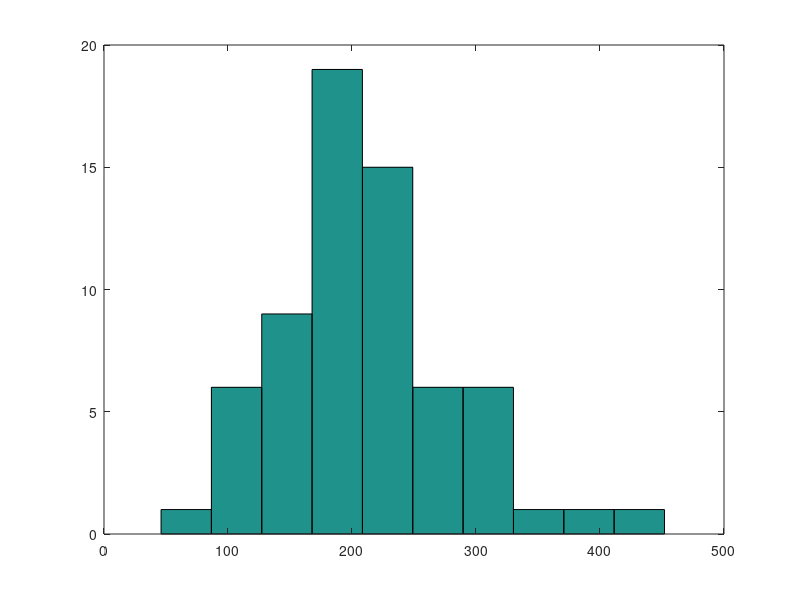

The MATLAB script that drew this image: (Note: this script raises an error after producing the figure.)
clc
close all
clear all
disp('PCB in Yolks of Pelican Eggs, Book exercise page 882') 
% PCB in Yolks of Pelican Eggs.
% A well known data set for testing agreement with normal distribution comes from
% Risebrough (1972) who explored concentrations of polychlorinated biphenyl (PCB)
% in yolk lipids of pelican eggs. For  n=65   pelicans from Anacapa Island 
% (north-west of LA), the concentrations of PCB were
%   
dataset=[452   184   115   315   139   177   214   356   166   246   177   289   175 ... 
   296   205   324   260   188   208   109   204    89    320   256   138   198  ...
   191   193   316   122   305   203   396   250   230   214    46   256   204 ...
   150   218   261   143   229   173   132   175   236   220   212   119   144 ...
   147   171   216   232   216   164   185   216   199   236  237   206  87 ];

%% Pearson's Chi-Square Test
n = length(dataset);
classes = 2*round(n^(2/5));  % classes = 10
hist(dataset,classes)
% frequencies table
sort_data = sort(dataset);
ftable = zeros(classes,1); 
percentiles = prctile(dataset, [0 10 20 30 40 50 60 70 80 90 100]);
for i = 1:classes
    ftable(i) = sum((sort_data > percentiles(i)) & (sort_data <= percentiles(i+1))) ; % frequencies count
end
ftable(1)=ftable(1)+sum(sort_data==percentiles(1)); % correction for 1st obs 
sum(ftable,1) %must be = n
% Chi-Square
expected = n * diff(normcdf(percentiles,mean(dataset), std(dataset)));
chisqs = (ftable' - expected).^2./expected;
chi2 = sum(chisqs)
r = length(percentiles)-1;
pval=1 - chi2cdf(chi2, r-1-2) % 2 df's lost to estimate mean and var
% 0.2312
% p-value =  0.2312, cannot reject H0

%% Kolmogorov's Test
% Suppose that the null distribution is fully specified as normal N(200,70^2).
i=1:n;
distances = [i./n - normcdf(sort_data, 200,70); normcdf(sort_data, 200,70) - (i-1)./n ];
Dn = max(max(distances)) %0.0932
pval = 1 - kscdf(sqrt(n)*Dn) %0.6251 %download kscdf from http://statbook.gatech.edu/Statbook/Ch17.Goodness/Goodnessmat/

%% Cramer-von Mises' Test
% Suppose that the null distribution is fully specified as normal N(200,70^2).
i1n = ( 2*(1:n) - 1 )/(2*n);
alpha=0.05
w2 = 1/(12 * n) + sum( (normcdf(sort_data, 200,70) - i1n).^2 ) %0.1192
a1 = (48*n^2 - 137*n + 87)/(30*(32*n^2 - 61*n + 30)) 
b1 = (32*n^2 - 61*n + 30)/(84*n*(4*n - 3))
k1 = (98*n*(4*n - 3)^3)/(5*(32*n^2 - 61*n + 30)^2) % 1.2551
w2crit = a1 + b1* chi2inv(1-alpha, k1) % 0.4650
chi2 = (w2 - a1)/b1 % 0.7482 The statistic chi2 has approx a chi2-dist with k1 df's
pval1 = 1 - chi2cdf(chi2, k1) %0.4760

